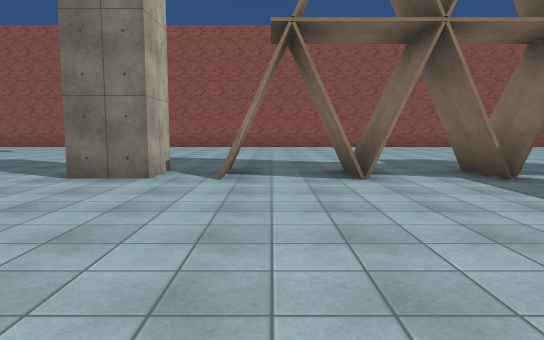
view 1 (above)

24 first-person views from a walk through a Unity game level. The camera is 1.5 m above the floor, tilts 6° down and sees 70° across. The floor is counted in squares, 2 m on a side. Each view is taken from the middle of a square. On the plan, view 1 faces up. The plan holds only what a view shows up to about 12 squares ahead; the rest is blank. The place goes on beyond the plan. The player character is not drawn. Some surface patterns are stand-ins.

view 2
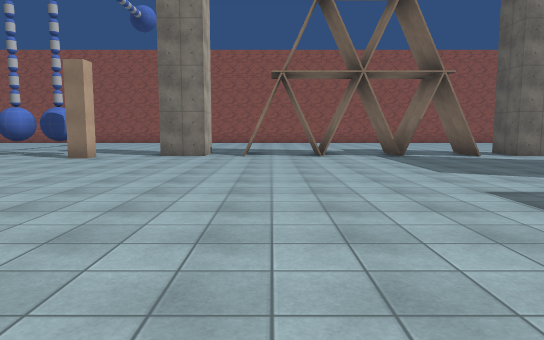

view 3
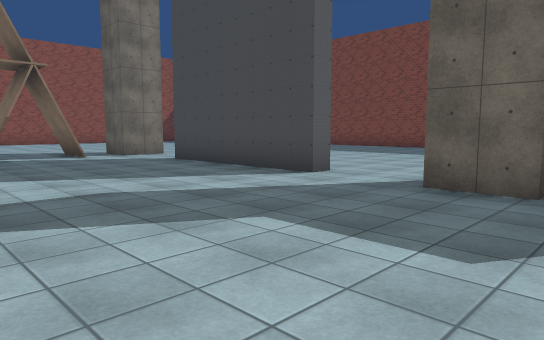

view 4
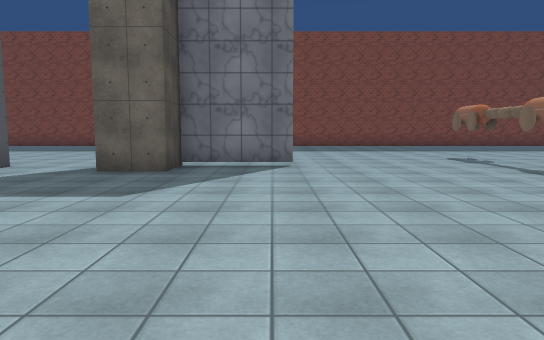

view 5
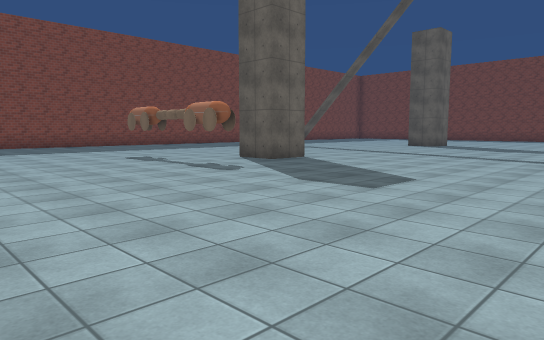

view 6
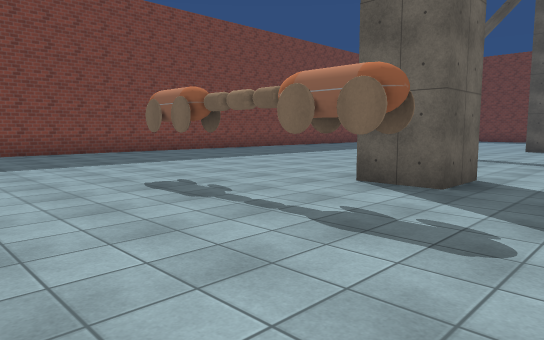

view 7
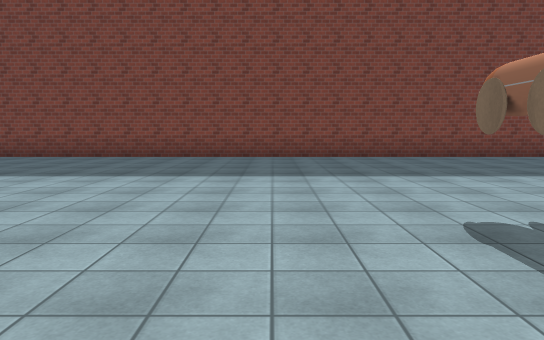

view 8
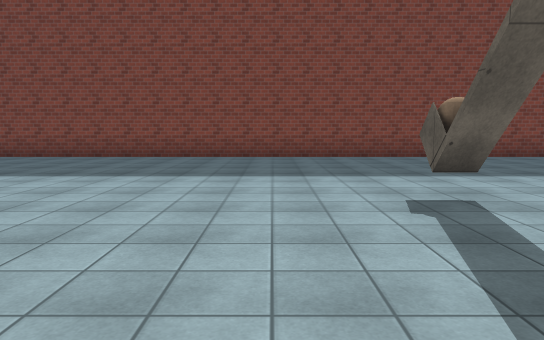

view 9
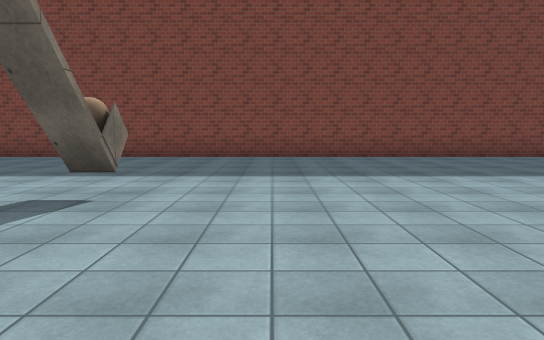

view 10
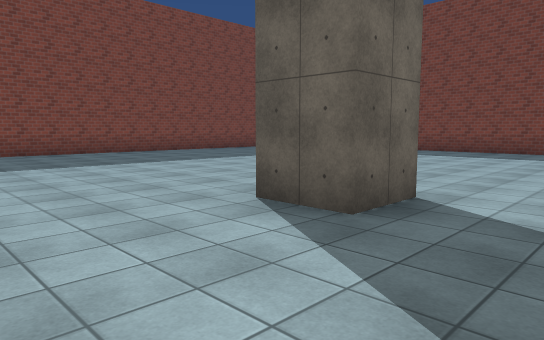

view 11
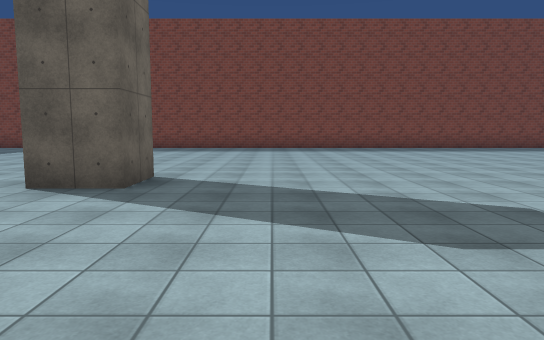

view 12
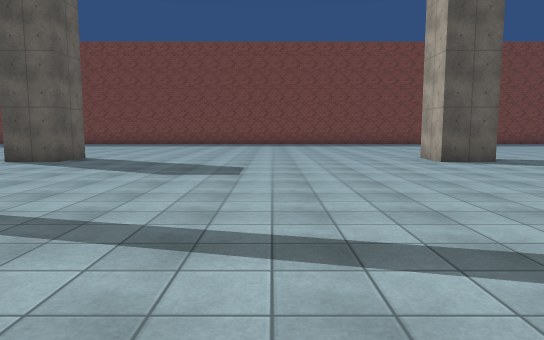

view 13
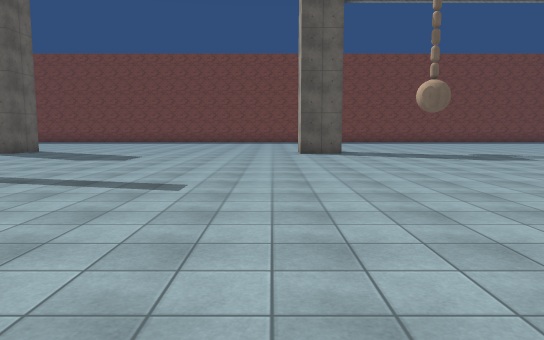

view 14
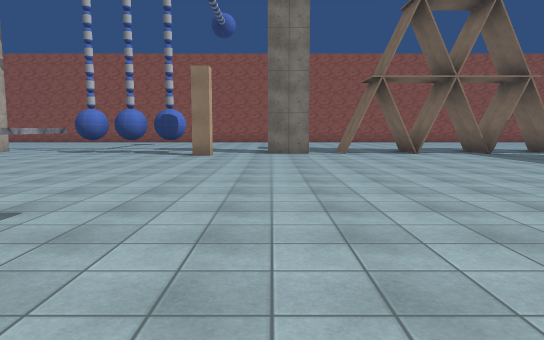

view 15
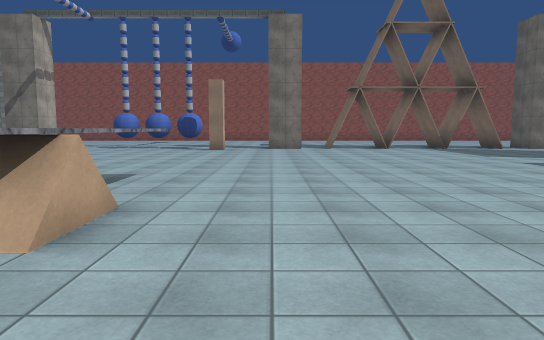

view 16
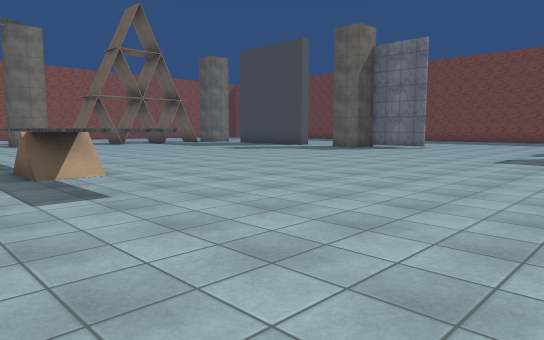

view 17
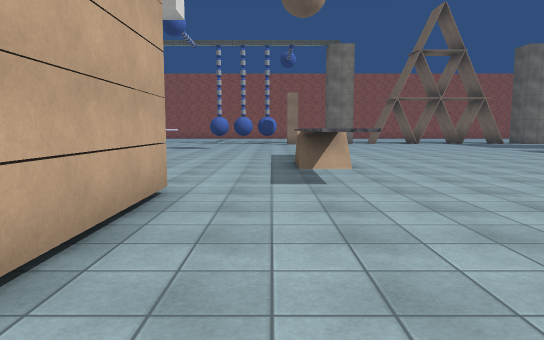

view 18
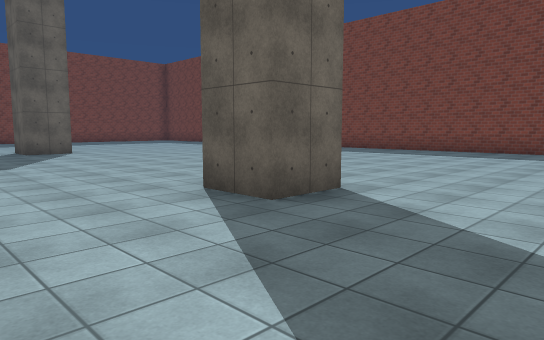

view 19
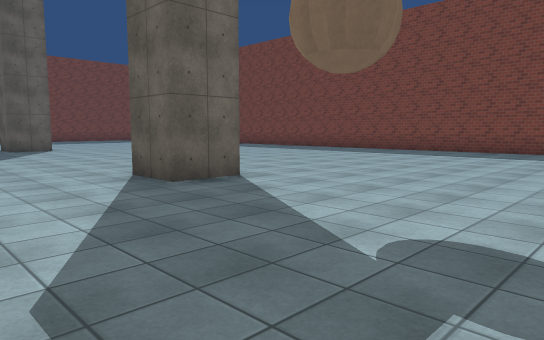

view 20
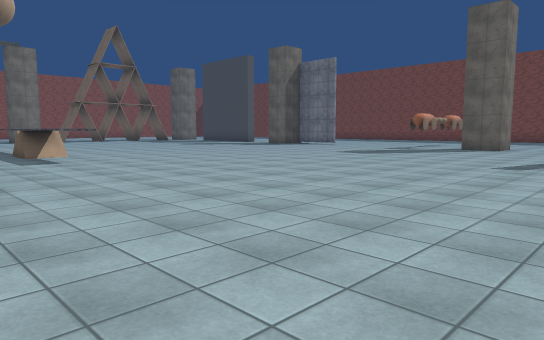

view 21
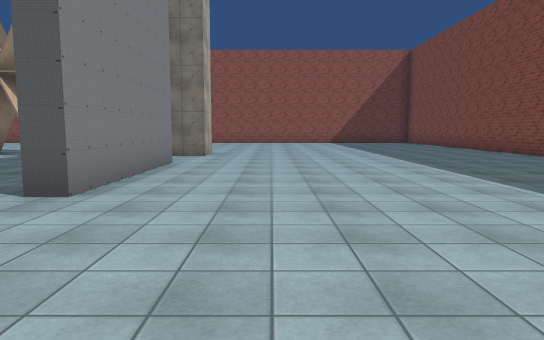

view 22
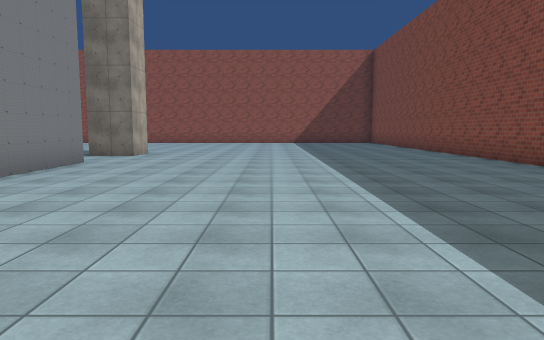

view 23
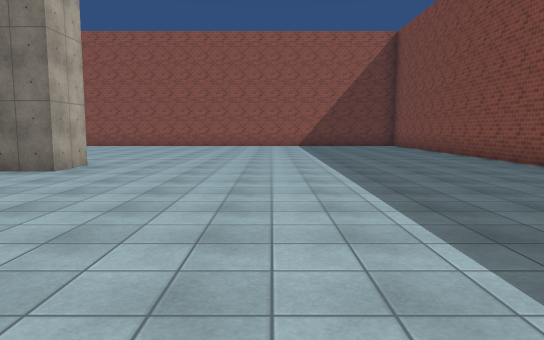

view 24
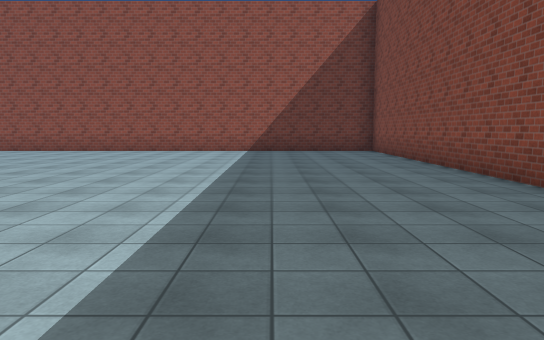

### Floor plan
Points are (right, up) in squares from view 1. A wall is a line through its corners. A room is listed if a view was taken in it or the views show most of it. See-through windows are left out.
Room 1 (views 1, 2, 3, 4, 5, 6, 7, 8, 9, 10, 11, 12, 13, 14, 15, 16, 17, 18, 19, 20, 21, 22, 23, 24)
walls: (8, -6.5) (8, -4.1) (6.9, -4.1) (6.9, -2.9); (6.9, -14.2) (6.9, -12.9) (8.1, -12.9); (-4.5, -9.1) (-5.4, -9.1) (-5.4, -6.6); (-5.4, -5.6) (-5.4, -3.9); (-4.6, -2.9) (-4.6, -5.6); (8.1, 7.1) (8.1, 5.9) (6.9, 5.9) (6.9, 7.1); (6.9, -24.2) (6.9, -22.9) (8.1, -22.9); (17.5, 2.8) (17.5, 15.1); (-1.9, 7.1) (-1.9, 5.9) (-3.1, 5.9); (-3.1, -24.2) (-3.1, -22.9) (-1.9, -22.9) (-1.9, -24.1); (17.5, -28.4) (17.5, -1.6)
objects: block (-8, -12); block (-8, -11); block (-8, -10); ball (-7, 6) to (-6, 7); cube (-5, -6); block (-5, 5); house (-1, 6) to (-1, 7); house (1, 6) to (1, 7); house (4, 6) to (4, 7); house (6, 6) to (6, 7); wheel (7, -11) to (8, -11); block (7, 0); block (7, 1); block (7, 2); block (7, 3); wheel (10, -11); ball (11, -19)

Positions as (right, up) in squares from view 1, and headings:
1: (0, 0), facing up
2: (0, -5), facing up
3: (2, -5), facing up-right
4: (0, -6), facing right
5: (0, -6), facing down-right
6: (5, -8), facing down-right
7: (7, -9), facing right
8: (7, -17), facing right
9: (7, -21), facing right
10: (5, -20), facing down-right
11: (5, -18), facing down
12: (2, -14), facing down
13: (-1, -11), facing down
14: (-3, -6), facing up
15: (-3, -9), facing up
16: (-7, -13), facing up-right
17: (-6, -14), facing up
18: (-6, -20), facing down-right
19: (-8, -20), facing down-right
20: (-8, -18), facing up-right
21: (10, -5), facing up
22: (12, -5), facing up
23: (12, -1), facing up
24: (14, 3), facing up
